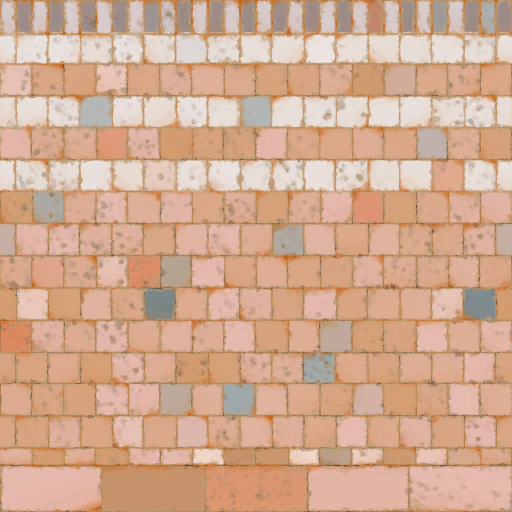
#> input picture authoring/original/art/building_remix_0_4_0/fez/native_texture_inputs/str_brick_wall_19_alb.png, 512 x 512 px; its folder holds only this picture in this run
$ python berber_040_wonder_atlas.py
#> lines starting #> are read from the running program, lines starting #| are printed output that depends on the picture
"""Native surface sampling only; Koutoubia geometry remains original."""
from pathlib import Path
from PIL import Image
import numpy as np,json,hashlib
root=Path(__file__).resolve().parents[1];src=root/'art/building_remix_0_4_0/fez/native_texture_inputs';out=root/'art/building_remix_0_4_0/wonder';atlas=Image.new('RGB',(2560,1024));proof=[]
#> after `atlas = Image.new('RGB', (2560, 1024))`: atlas: PIL image 2560x1024 RGB; every value is 0
for i,(name,color,repeats) in enumerate([('str_brick_wall_19_alb',(.76,.61,.43),(2,3)),('str_plaster_daub_01_alb',(.95,.87,.71),(2,2)),('str_wood_abb_planks_01_alb',(.43,.27,.14),(2,2)),('str_trim_stone_abbasid_01_alb',(.42,.58,.47),(1,2)),('str_shingle_clay_sul_04_alb',(.25,.47,.34),(3,5))]):
 p=src/(name+'.png');im=Image.open(p).convert('RGB');a=np.asarray(im).astype(float)/255;g=a.mean(2);g=(g-g.mean())*.65+.86;a=np.uint8(np.clip(g[:,:,None]*np.array(color)*255,0,255));im=Image.fromarray(a).resize((512//repeats[0],1024//repeats[1]));tile=Image.new('RGB',(512,1024))
#> further down, im is the input picture: PIL image 512x512 RGB; mean R, G, B 210.8, 170.5, 145.1
#> after `g = a.mean(2)`:
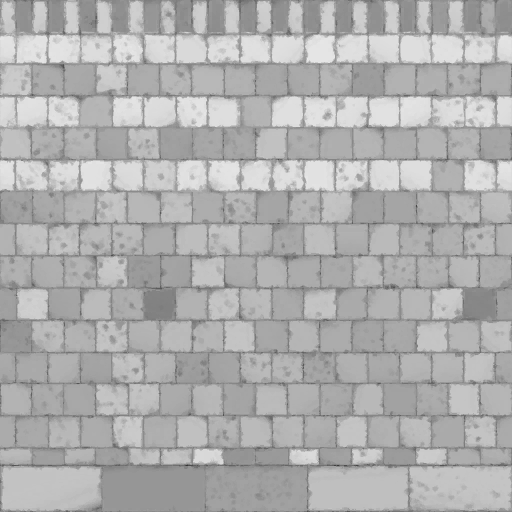
#> g: shape (512, 512) float64; min 0.208, max 0.916, mean 0.688
#> after `a = np.uint8(np.clip(g[:, :, None] * np.array(color) * 255, 0, 255))`:
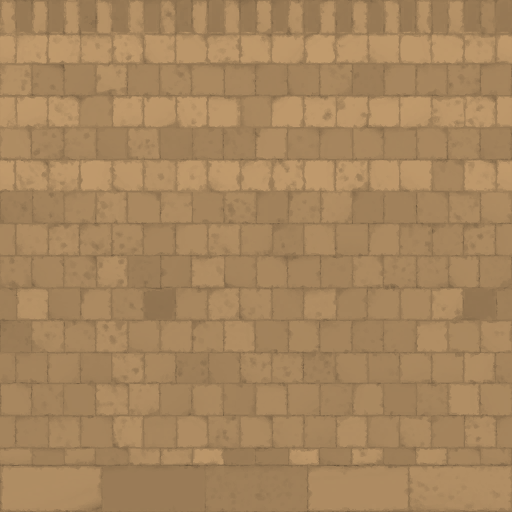
#> a: shape (512, 512, 3); mean of channels 0, 1, 2 166.2, 133.3, 93.8; drawn as R, G, B
#> after `im = Image.fromarray(a).resize((512 // repeats[0], 1024 // repeats[1])`:
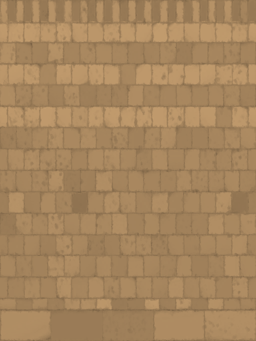
#> im: PIL image 256x341 RGB; mean R, G, B 166.2, 133.3, 93.8
#> after `tile = Image.new('RGB', (512, 1024))`: tile: PIL image 512x1024 RGB; every value is 0
 for y in range(0,1024,im.height):
  for x in range(0,512,im.width):tile.paste(im,(x,y))
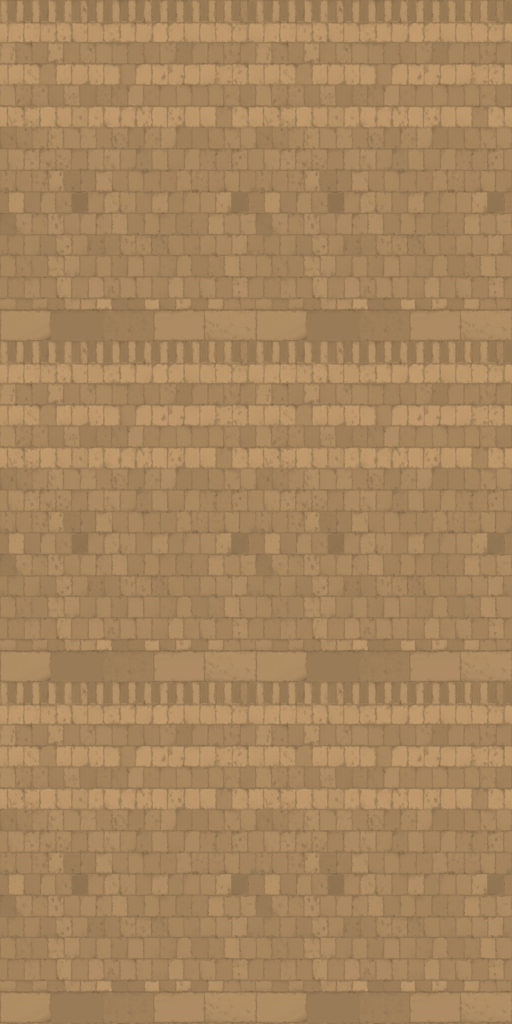
#> tile: PIL image 512x1024 RGB; mean R, G, B 166.2, 133.2, 93.8
 atlas.paste(tile,(i*512,0));proof.append({'slot':i,'native_source':str(p),'sha256':hashlib.sha256(p.read_bytes()).hexdigest(),'repeat':repeats})
#> after `atlas.paste(tile, (i * 512, 0))`:
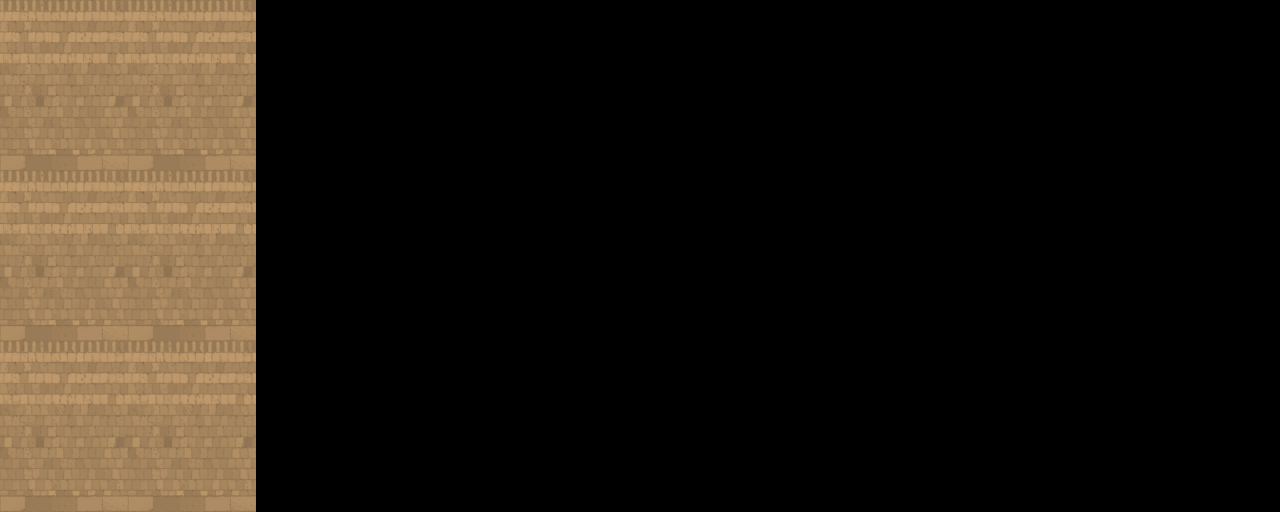
#> atlas: PIL image 2560x1024 RGB (shown at 1/2 size); mean R, G, B 33.2, 26.6, 18.8
#> (the run stopped early here; a loop or call above may not have finished)
